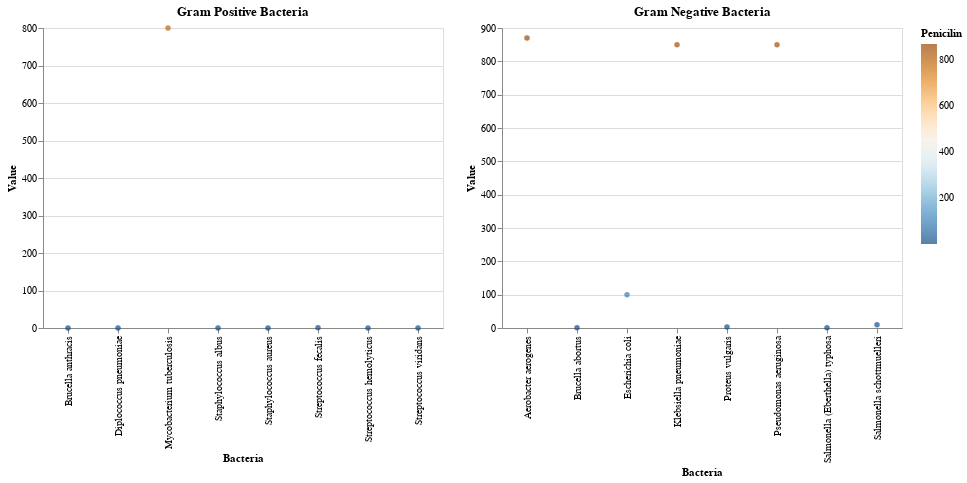

Write notebook code for a chart like this one.
### Code cell
import pandas as pd
import altair as alt

# Your dataset
data = {
    "Bacteria": [
        "Aerobacter aerogenes", "Brucella abortus", "Brucella anthracis", 
        "Diplococcus pneumoniae", "Escherichia coli", "Klebsiella pneumoniae",
        "Mycobacterium tuberculosis", "Proteus vulgaris", "Pseudomonas aeruginosa",
        "Salmonella (Eberthella) typhosa", "Salmonella schottmuelleri", "Staphylococcus albus",
        "Staphylococcus aureus", "Streptococcus fecalis", "Streptococcus hemolyticus",
        "Streptococcus viridans"
    ],
    "Penicilin": [
        870.0, 1.0, 0.001, 0.005, 100.0, 850.0, 800.0, 3.0, 850.0, 1.0, 10.0, 0.007, 0.03, 1.0, 0.001, 0.005
    ],
    "Streptomycin": [
        1.0, 2.0, 0.01, 11.0, 0.4, 1.2, 5.0, 0.1, 2.0, 0.4, 0.8, 0.1, 0.03, 1.0, 14.0, 10.0
    ],
    "Neomycin": [
        1.6, 0.02, 0.007, 10.0, 0.1, 1.0, 2.0, 0.1, 0.4, 0.008, 0.09, 0.001, 0.001, 0.1, 10.0, 40.0
    ],
    "Gram Staining": [
        "negative", "negative", "positive", "positive", "negative", "negative", "positive", "negative",
        "negative", "negative", "negative", "positive", "positive", "positive", "positive", "positive"
    ]
}

df = pd.DataFrame(data)

# Create Altair chart for Gram-positive bacteria
positive_chart = alt.Chart(df[df['Gram Staining'] == 'positive']).mark_circle().encode(
    x='Bacteria:N',
    y=alt.Y('Penicilin:Q', axis=alt.Axis(title='Value')),
    color=alt.Color('Penicilin:Q', scale=alt.Scale(scheme='blueorange'), legend=alt.Legend(title='Penicilin')),
).properties(
    width=400,
    title='Gram Positive Bacteria'
)

# Create Altair chart for Gram-negative bacteria
negative_chart = alt.Chart(df[df['Gram Staining'] == 'negative']).mark_circle().encode(
    x='Bacteria:N',
    y=alt.Y('Penicilin:Q', axis=alt.Axis(title='Value')),
    color=alt.Color('Penicilin:Q', scale=alt.Scale(scheme='blueorange'), legend=alt.Legend(title='Penicilin')),
).properties(
    width=400,
    title='Gram Negative Bacteria'
)

# Combine both charts side by side
combined_chart = (positive_chart | negative_chart).resolve_scale(y='independent')

# Show the chart
combined_chart

### Figure 1 — Vega specification as saved in the notebook (floating-point values rounded to 4 significant figures)
{"$schema": "https://vega.github.io/schema/vega/v5.json", "data": [{"name": "source_0", "values": [{"Bacteria": "Brucella anthracis", "Penicilin": 0.001}, {"Bacteria": "Diplococcus pneumoniae", "Penicilin": 0.005}, {"Bacteria": "Mycobacterium tuberculosis", "Penicilin": 800.0}, {"Bacteria": "Staphylococcus albus", "Penicilin": 0.007}, {"Bacteria": "Staphylococcus aureus", "Penicilin": 0.03}, {"Bacteria": "Streptococcus fecalis", "Penicilin": 1.0}, {"Bacteria": "Streptococcus hemolyticus", "Penicilin": 0.001}, {"Bacteria": "Streptococcus viridans", "Penicilin": 0.005}]}, {"name": "source_1", "values": [{"Bacteria": "Aerobacter aerogenes", "Penicilin": 870.0}, {"Bacteria": "Brucella abortus", "Penicilin": 1.0}, {"Bacteria": "Escherichia coli", "Penicilin": 100.0}, {"Bacteria": "Klebsiella pneumoniae", "Penicilin": 850.0}, {"Bacteria": "Proteus vulgaris", "Penicilin": 3.0}, {"Bacteria": "Pseudomonas aeruginosa", "Penicilin": 850.0}, {"Bacteria": "Salmonella (Eberthella) typhosa", "Penicilin": 1.0}, {"Bacteria": "Salmonella schottmuelleri", "Penicilin": 10.0}]}, {"name": "source_0_concat_0_x_domain_Bacteria", "values": [{"Bacteria": "Brucella anthracis"}, {"Bacteria": "Diplococcus pneumoniae"}, {"Bacteria": "Mycobacterium tuberculosis"}, {"Bacteria": "Staphylococcus albus"}, {"Bacteria": "Staphylococcus aureus"}, {"Bacteria": "Streptococcus fecalis"}, {"Bacteria": "Streptococcus hemolyticus"}, {"Bacteria": "Streptococcus viridans"}]}, {"name": "source_0_concat_0_y_domain_Penicilin", "values": [{"min": 0.001, "max": 800.0}]}, {"name": "source_1_concat_1_x_domain_Bacteria", "values": [{"Bacteria": "Aerobacter aerogenes"}, {"Bacteria": "Brucella abortus"}, {"Bacteria": "Escherichia coli"}, {"Bacteria": "Klebsiella pneumoniae"}, {"Bacteria": "Proteus vulgaris"}, {"Bacteria": "Pseudomonas aeruginosa"}, {"Bacteria": "Salmonella (Eberthella) typhosa"}, {"Bacteria": "Salmonella schottmuelleri"}]}, {"name": "source_1_concat_1_y_domain_Penicilin", "values": [{"min": 1.0, "max": 870.0}]}], "signals": [{"name": "childWidth", "value": 400}], "marks": [{"type": "group", "name": "concat_0_group", "encode": {"update": {"width": {"signal": "childWidth"}, "height": {"signal": "height"}}}, "marks": [{"type": "symbol", "name": "concat_0_marks", "from": {"data": "source_0"}, "encode": {"update": {"fill": {"field": "Penicilin", "scale": "color"}, "y": {"field": "Penicilin", "scale": "concat_0_y"}, "x": {"field": "Bacteria", "scale": "concat_0_x"}, "shape": {"value": "circle"}, "opacity": {"value": 0.7}, "ariaRoleDescription": {"value": "circle"}, "description": {"signal": "\"Bacteria: \" + (isValid(datum[\"Bacteria\"]) ? datum[\"Bacteria\"] : \"\"+datum[\"Bacteria\"]) + \"; Penicilin: \" + (format(datum[\"Penicilin\"], \"\"))"}}}, "style": ["circle"]}], "axes": [{"scale": "concat_0_y", "minExtent": 0, "tickCount": {"signal": "ceil(height/40)"}, "orient": "left", "domain": false, "ticks": false, "labels": false, "maxExtent": 0, "gridScale": "concat_0_x", "zindex": 0, "aria": false, "grid": true}, {"scale": "concat_0_x", "grid": false, "labelAlign": "right", "labelBaseline": "middle", "zindex": 0, "orient": "bottom", "labelAngle": 270, "title": "Bacteria"}, {"scale": "concat_0_y", "title": "Value", "labelOverlap": true, "grid": false, "zindex": 0, "tickCount": {"signal": "ceil(height/40)"}, "orient": "left"}], "title": {"text": "Gram Positive Bacteria", "frame": "group"}, "style": "cell"}, {"type": "group", "name": "concat_1_group", "encode": {"update": {"width": {"signal": "childWidth"}, "height": {"signal": "height"}}}, "marks": [{"type": "symbol", "name": "concat_1_marks", "from": {"data": "source_1"}, "encode": {"update": {"opacity": {"value": 0.7}, "x": {"field": "Bacteria", "scale": "concat_1_x"}, "fill": {"field": "Penicilin", "scale": "color"}, "ariaRoleDescription": {"value": "circle"}, "y": {"field": "Penicilin", "scale": "concat_1_y"}, "description": {"signal": "\"Bacteria: \" + (isValid(datum[\"Bacteria\"]) ? datum[\"Bacteria\"] : \"\"+datum[\"Bacteria\"]) + \"; Penicilin: \" + (format(datum[\"Penicilin\"], \"\"))"}, "shape": {"value": "circle"}}}, "style": ["circle"]}], "axes": [{"scale": "concat_1_y", "tickCount": {"signal": "ceil(height/40)"}, "grid": true, "maxExtent": 0, "labels": false, "zindex": 0, "aria": false, "ticks": false, "orient": "left", "gridScale": "concat_1_x", "domain": false, "minExtent": 0}, {"scale": "concat_1_x", "zindex": 0, "labelAlign": "right", "orient": "bottom", "title": "Bacteria", "grid": false, "labelAngle": 270, "labelBaseline": "middle"}, {"scale": "concat_1_y", "orient": "left", "labelOverlap": true, "zindex": 0, "grid": false, "title": "Value", "tickCount": {"signal": "ceil(height/40)"}}], "title": {"text": "Gram Negative Bacteria", "frame": "group"}, "style": "cell"}], "scales": [{"name": "color", "type": "linear", "domain": {"fields": [{"data": "source_0", "field": "Penicilin"}, {"data": "source_1", "field": "Penicilin"}]}, "range": {"scheme": "blueorange"}, "zero": false, "interpolate": "hcl"}, {"name": "concat_0_x", "type": "point", "domain": {"data": "source_0_concat_0_x_domain_Bacteria", "field": "Bacteria", "sort": true}, "range": [0, {"signal": "childWidth"}], "padding": 0.5}, {"name": "concat_0_y", "type": "linear", "domain": [{"signal": "(data(\"source_0_concat_0_y_domain_Penicilin\")[0] || {}).min"}, {"signal": "(data(\"source_0_concat_0_y_domain_Penicilin\")[0] || {}).max"}], "range": [{"signal": "height"}, 0], "zero": true, "nice": true}, {"name": "concat_1_x", "type": "point", "domain": {"data": "source_1_concat_1_x_domain_Bacteria", "field": "Bacteria", "sort": true}, "range": [0, {"signal": "childWidth"}], "padding": 0.5}, {"name": "concat_1_y", "type": "linear", "domain": [{"signal": "(data(\"source_1_concat_1_y_domain_Penicilin\")[0] || {}).min"}, {"signal": "(data(\"source_1_concat_1_y_domain_Penicilin\")[0] || {}).max"}], "range": [{"signal": "height"}, 0], "nice": true, "zero": true}], "height": 300, "layout": {"padding": 20, "bounds": "full", "align": "each"}, "legends": [{"title": "Penicilin", "fill": "color", "gradientLength": {"signal": "clamp(height, 64, 200)"}, "encode": {"gradient": {"update": {"opacity": {"value": 0.7}}}}}], "background": "white", "padding": 5}
